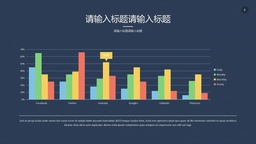
#> input picture Screen-Shooting Robust Watermark Based on Style Transfer and Structural Re-Parameterization/reconstructed.jpg, 256 x 144 px, shrunk from 1920 x 1080 before the run
$ python -i markers.py   (imports and definitions only)
#> lines starting #> are read from the running program, lines starting #| are printed output that depends on the picture; after the words box and inside, x2 and y2 are one past the last pixel; in counts of white or black regions, pixels touching at a corner belong together
#!/usr/bin/env python3
# -*- coding: utf-8 -*-
"""
experiment/markers.py
=====================
屏摄四角 ArUco + 粗白边框：显示合成与批量检测共用。

角点 ID（DICT_4X4_50）
----------------------
  0 = 左上 TL    1 = 右上 TR
  3 = 左下 BL    2 = 右下 BR

标记放在宿主图外侧；用各标记「朝向内容」的那一角估计宿主四角，再透视到 out_size。
"""

from __future__ import annotations

from dataclasses import dataclass
from typing import Dict, List, Optional, Sequence, Tuple

import cv2
import numpy as np

# 固定字典与 ID，检测端必须一致
ARUCO_DICT_ID = cv2.aruco.DICT_4X4_50
MARKER_TL, MARKER_TR, MARKER_BR, MARKER_BL = 0, 1, 2, 3
REQUIRED_IDS = (MARKER_TL, MARKER_TR, MARKER_BR, MARKER_BL)


@dataclass
class BoardLayout:
    """一帧合成画面的几何（像素，相对 board）。"""

    board_w: int
    board_h: int
    content_x0: int
    content_y0: int
    content_x1: int
    content_y1: int
    marker_size: int
    gap: int
    border: int


def _get_dictionary():
    return cv2.aruco.getPredefinedDictionary(ARUCO_DICT_ID)


def _get_detector():
    dictionary = _get_dictionary()
    # OpenCV 4.7+ Detector；旧版回退 detectMarkers
    if hasattr(cv2.aruco, "ArucoDetector"):
        params = cv2.aruco.DetectorParameters()
        # 抗模糊：放宽阈值 / 周长 / 多边形近似
        if hasattr(params, "adaptiveThreshWinSizeMin"):
            params.adaptiveThreshWinSizeMin = 3
            params.adaptiveThreshWinSizeMax = 73
            params.adaptiveThreshWinSizeStep = 4
        if hasattr(params, "minMarkerPerimeterRate"):
            params.minMarkerPerimeterRate = 0.01
        if hasattr(params, "maxMarkerPerimeterRate"):
            params.maxMarkerPerimeterRate = 4.0
        if hasattr(params, "polygonalApproxAccuracyRate"):
            params.polygonalApproxAccuracyRate = 0.08
        if hasattr(params, "minCornerDistanceRate"):
            params.minCornerDistanceRate = 0.02
        if hasattr(params, "minDistanceToBorder"):
            params.minDistanceToBorder = 1
        if hasattr(params, "cornerRefinementMethod"):
            params.cornerRefinementMethod = cv2.aruco.CORNER_REFINE_NONE
        return cv2.aruco.ArucoDetector(dictionary, params), True
    return dictionary, False


_MARKER_CACHE: dict = {}


# [122 lines left out: functions make_marker_bgr, compose_board_bgr, not called in this run]


def _detect_aruco(gray: np.ndarray):
    detector, is_new = _get_detector()
    if is_new:
        corners, ids, _ = detector.detectMarkers(gray)
    else:
        corners, ids, _ = cv2.aruco.detectMarkers(gray, detector)
    return corners, ids


# [120 lines left out: functions _collect_partial_corners, _complete_quad_from_partial, not called in this run]


def _quad_geometry_score(quad: np.ndarray, img_h: int, img_w: int) -> float:
    """几何合理性 0~1：凸、面积、长宽比。"""
    if quad is None or quad.shape != (4, 2):
        return 0.0
    margin = 0.08
    for x, y in quad:
        if x < -margin * img_w or x > (1 + margin) * img_w:
            return 0.0
        if y < -margin * img_h or y > (1 + margin) * img_h:
            return 0.0

    q = quad.astype(np.float32)

    def cross(o, a, b):
        return (a[0] - o[0]) * (b[1] - o[1]) - (a[1] - o[1]) * (b[0] - o[0])

    signs = [cross(q[i], q[(i + 1) % 4], q[(i + 2) % 4]) for i in range(4)]
    if any(abs(s) < 1e-6 for s in signs):
        return 0.1
    if not (all(s > 0 for s in signs) or all(s < 0 for s in signs)):
        return 0.0

    area = abs(cv2.contourArea(q))
    img_area = float(img_h * img_w)
    ar = area / max(img_area, 1.0)
    if ar < 0.02 or ar > 0.95:
        return 0.15

    edges = [float(np.linalg.norm(q[(i + 1) % 4] - q[i])) for i in range(4)]
    if min(edges) < 1e-3:
        return 0.0
    ratio = max(edges) / min(edges)
    if ratio > 8:
        return 0.2

    area_s = float(np.clip((ar - 0.02) / 0.4, 0.0, 1.0))
    ratio_s = float(np.clip(1.0 - (ratio - 1.0) / 7.0, 0.0, 1.0))
    return 0.45 * area_s + 0.55 * ratio_s


def estimate_confidence(
    n_markers: int,
    method: str,
    geo: float,
    *,
    fallback: str = "",
) -> float:
    """
    综合置信度 0~1。

    - 4 角齐全 ≈ 0.85–1.0
    - 3 角补全 ≈ 0.65–0.85
    - 2 角估计 ≈ 0.45–0.70
    - 仅白框 ≈ 0.40–0.65
    """
    base = {
        "full": 0.92,
        "para3": 0.72,
        "diag_axis": 0.58,
        "edge_down": 0.52,
        "edge_up": 0.52,
        "edge_right": 0.52,
        "edge_left": 0.52,
        "white_frame": 0.45,
        "white_pads": 0.55,  # 糊到解不出 ArUco，四角白垫（优先于整屏白框）
    }.get(method, 0.40)

    if fallback == "white_frame" and method != "white_frame":
        base = max(base, 0.50)
    if n_markers >= 4:
        base = max(base, 0.90)
    elif n_markers == 3:
        base = max(base, 0.68)
    elif n_markers == 2:
        base = min(base, 0.65)

    # 与几何分融合
    conf = 0.55 * base + 0.45 * (0.3 + 0.7 * geo)
    return float(np.clip(conf, 0.0, 1.0))


def detect_content_quad(
    bgr: np.ndarray,
    *,
    scales: Sequence[float] = (1.0, 1.5, 0.75, 2.0, 2.5),
    min_confidence: float = 0.25,
) -> Tuple[Optional[np.ndarray], dict]:
    """
    多尺度 ArUco 检测内容四边形；允许缺角补全。

    当 ``confidence >= min_confidence`` 时返回 quad，否则 None。
    默认阈值较低：运动模糊时宁可粗截，也不轻易失败。
    """
    if bgr is None or bgr.size == 0:
        return None, {"ok": False, "reason": "empty", "confidence": 0.0}

    h, w = bgr.shape[:2]
    gray0 = cv2.cvtColor(bgr, cv2.COLOR_BGR2GRAY)
    clahe = cv2.createCLAHE(clipLimit=2.0, tileGridSize=(8, 8))
    variants = [
        ("raw", gray0),
        ("clahe", clahe.apply(gray0)),
        ("sharp", cv2.addWeighted(gray0, 1.6, cv2.GaussianBlur(gray0, (0, 0), 1.5), -0.6, 0)),
        ("eq", cv2.equalizeHist(gray0)),
    ]

    candidates: List[Tuple[np.ndarray, dict]] = []

    for vname, gray in variants:
        for sc in scales:
            if abs(sc - 1.0) < 1e-6:
                g = gray
            else:
                g = cv2.resize(
                    gray, None, fx=sc, fy=sc, interpolation=cv2.INTER_LINEAR
                )
            corners, ids = _detect_aruco(g)
            if ids is None or len(ids) == 0:
                continue
            if abs(sc - 1.0) > 1e-6:
                corners = [c / sc for c in corners]

            found = sorted(int(x) for x in ids.flatten())
            n_req = sum(1 for m in REQUIRED_IDS if m in found)
            if n_req < 2:
                continue

            partial = _collect_partial_corners(corners, ids)
            # 只保留四个标准 ID 的内容角
            partial = {k: v for k, v in partial.items() if k in REQUIRED_IDS}
            quad, method = _complete_quad_from_partial(partial)
            if quad is None:
                continue
            geo = _quad_geometry_score(quad, h, w)
            conf = estimate_confidence(n_req, method, geo)
            meta = {
                "ok": conf >= min_confidence,
                "variant": vname,
                "scale": sc,
                "ids": found,
                "n_required": n_req,
                "method": method,
                "geo": round(geo, 3),
                "confidence": round(conf, 3),
            }
            candidates.append((quad, meta))
            if n_req == 4 and conf >= 0.85:
                return quad, meta

    # 糊到解不出码：用四角白色标记垫估计内容框（可不严格）
    quad_pads, meta_pads = _detect_white_pad_quad(bgr)
    if quad_pads is not None:
        quad_pads = _shrink_quad(quad_pads, 0.90)
        geo = _quad_geometry_score(quad_pads, h, w)
        conf = estimate_confidence(0, "white_pads", geo, fallback="white_pads")
        if geo >= 0.30:
            conf = max(conf, 0.40)
        meta_pads.update(
            {
                "ok": conf >= min_confidence,
                "fallback": "white_pads",
                "method": "white_pads",
                "geo": round(geo, 3),
                "confidence": round(conf, 3),
            }
        )
        candidates.append((quad_pads, meta_pads))

    # 白框兜底（偏外，再向内收一圈）
    quad2, meta2 = _detect_white_frame_quad(bgr)
    if quad2 is not None:
        quad2 = _shrink_quad(quad2, 0.82)
        geo = _quad_geometry_score(quad2, h, w)
        conf = estimate_confidence(0, "white_frame", geo, fallback="white_frame")
        if geo >= 0.30:
            conf = max(conf, 0.32)
        meta2.update(
            {
                "ok": conf >= min_confidence,
                "fallback": "white_frame",
                "method": "white_frame",
                "n_required": 0,
                "ids": [],
                "geo": round(geo, 3),
                "confidence": round(conf, 3),
            }
        )
        candidates.append((quad2, meta2))

    if not candidates:
        return None, {"ok": False, "reason": "no_markers", "confidence": 0.0}

    # 选置信最高
    candidates.sort(key=lambda x: x[1].get("confidence", 0.0), reverse=True)
    best_quad, best_meta = candidates[0]
    if best_meta.get("confidence", 0.0) >= min_confidence:
        best_meta["ok"] = True
        return best_quad, best_meta

    best_meta["ok"] = False
    best_meta["reason"] = (
        f"low_confidence {best_meta.get('confidence')} < {min_confidence}"
    )
    return None, best_meta


def _order_quad_tl_tr_br_bl(pts: np.ndarray) -> np.ndarray:
    pts = pts.reshape(-1, 2).astype(np.float32)
    s = pts.sum(axis=1)
    diff = np.diff(pts, axis=1).flatten()
    tl = pts[np.argmin(s)]
    br = pts[np.argmax(s)]
    tr = pts[np.argmin(diff)]
    bl = pts[np.argmax(diff)]
    return np.array([tl, tr, br, bl], dtype=np.float32)


def _shrink_quad(quad: np.ndarray, scale: float) -> np.ndarray:
    """相对中心缩放四边形（scale<1 向内收，粗截时去掉外围标记带）。"""
    q = quad.astype(np.float32).reshape(4, 2)
    c = q.mean(axis=0)
    return (c + (q - c) * float(scale)).astype(np.float32)


def _detect_white_pad_quad(bgr: np.ndarray) -> Tuple[Optional[np.ndarray], dict]:
    """
    运动模糊时 ArUco 解不出码，改找四角「白底标记垫」估计内容框。

    截取不必严格：用各垫朝向中心的内角，略包住宿主图即可。
    """
    gray = cv2.cvtColor(bgr, cv2.COLOR_BGR2GRAY)
    h, w = gray.shape[:2]
    img_area = float(h * w)
    best_quad: Optional[np.ndarray] = None
    best_meta: dict = {"ok": False, "reason": "no_pads"}
    best_geo = -1.0

    for thr in (170, 185, 200, 215, 230):
        blur = cv2.GaussianBlur(gray, (7, 7), 0)
        _, th = cv2.threshold(blur, thr, 255, cv2.THRESH_BINARY)
        th = cv2.morphologyEx(th, cv2.MORPH_CLOSE, np.ones((3, 3), np.uint8), iterations=1)
        cnts, _ = cv2.findContours(th, cv2.RETR_EXTERNAL, cv2.CHAIN_APPROX_SIMPLE)
        pads: List[Tuple[float, float, float, int, int, int, int]] = []
        for c in cnts:
            area = float(cv2.contourArea(c))
            # 标记垫：比高光内容块小，比噪点大
            if area < 0.0002 * img_area or area > 0.012 * img_area:
                continue
            x, y, bw, bh = cv2.boundingRect(c)
            ar = bw / max(bh, 1)
            if ar < 0.35 or ar > 2.8:
                continue
            fill = area / float(bw * bh + 1e-6)
            if fill < 0.30:
                continue
            pads.append((x + bw * 0.5, y + bh * 0.5, area, x, y, bw, bh))

        if len(pads) < 4:
            continue

        # 按面积聚一类（四角标记尺寸接近）
        pads_sorted = sorted(pads, key=lambda t: t[2], reverse=True)
        for ref in pads_sorted[:8]:
            group = [p for p in pads if 0.35 * ref[2] <= p[2] <= 2.8 * ref[2]]
            if len(group) < 4:
                continue

            xs = [p[0] for p in group]
            ys = [p[1] for p in group]
            mx, my = float(np.median(xs)), float(np.median(ys))

            tl = [p for p in group if p[0] <= mx and p[1] <= my]
            tr = [p for p in group if p[0] > mx and p[1] <= my]
            bl = [p for p in group if p[0] <= mx and p[1] > my]
            br = [p for p in group if p[0] > mx and p[1] > my]
            if not (tl and tr and bl and br):
                continue

            def farthest(bucket):
                return max(bucket, key=lambda p: (p[0] - mx) ** 2 + (p[1] - my) ** 2)

            p_tl, p_tr, p_br, p_bl = (
                farthest(tl),
                farthest(tr),
                farthest(br),
                farthest(bl),
            )

            # 各垫「朝向内容」的内角（不严格，允许多包一点标记）
            def inner(pad, which: str) -> np.ndarray:
                _, _, _, x, y, bw, bh = pad
                inset = 0.15
                if which == "tl":
                    return np.array(
                        [x + bw * (1 - inset), y + bh * (1 - inset)], dtype=np.float32
                    )
                if which == "tr":
                    return np.array(
                        [x + bw * inset, y + bh * (1 - inset)], dtype=np.float32
                    )
                if which == "br":
                    return np.array(
                        [x + bw * inset, y + bh * inset], dtype=np.float32
                    )
                return np.array(
                    [x + bw * (1 - inset), y + bh * inset], dtype=np.float32
                )

            quad = np.array(
                [
                    inner(p_tl, "tl"),
                    inner(p_tr, "tr"),
                    inner(p_br, "br"),
                    inner(p_bl, "bl"),
                ],
                dtype=np.float32,
            )
            geo = _quad_geometry_score(quad, h, w)
            if geo > best_geo:
                best_geo = geo
                best_quad = quad
                best_meta = {
                    "ok": True,
                    "n_required": 0,
                    "ids": [],
                    "thr": thr,
                    "n_pads": len(group),
                }

    if best_quad is None:
        return None, best_meta
    return best_quad, best_meta


def _detect_white_frame_quad(bgr: np.ndarray) -> Tuple[Optional[np.ndarray], dict]:
    """亮边框兜底（次优，糊得很时可碰运气）。"""
    gray = cv2.cvtColor(bgr, cv2.COLOR_BGR2GRAY)
    h, w = gray.shape[:2]
    img_area = float(h * w)
    blur = cv2.GaussianBlur(gray, (5, 5), 0)

    for thr_mode in ("otsu", 180, 200, 220):
        if thr_mode == "otsu":
            _, th = cv2.threshold(blur, 0, 255, cv2.THRESH_BINARY + cv2.THRESH_OTSU)
        else:
            _, th = cv2.threshold(blur, int(thr_mode), 255, cv2.THRESH_BINARY)
        th = cv2.morphologyEx(th, cv2.MORPH_CLOSE, np.ones((5, 5), np.uint8), iterations=2)
        cnts, _ = cv2.findContours(th, cv2.RETR_EXTERNAL, cv2.CHAIN_APPROX_SIMPLE)
        if not cnts:
            continue
        cnts = sorted(cnts, key=cv2.contourArea, reverse=True)
        for c in cnts[:12]:
            area = cv2.contourArea(c)
            if area < 0.04 * img_area or area > 0.98 * img_area:
                continue
            peri = cv2.arcLength(c, True)
            for eps in (0.02, 0.04, 0.06):
                approx = cv2.approxPolyDP(c, eps * peri, True)
                if len(approx) == 4 and cv2.isContourConvex(approx):
                    quad = _order_quad_tl_tr_br_bl(approx)
                    return quad, {"ok": True, "n_required": 0, "ids": []}
            # 凸包四点
            hull = cv2.convexHull(c)
            if len(hull) >= 4:
                peri_h = cv2.arcLength(hull, True)
                approx = cv2.approxPolyDP(hull, 0.05 * peri_h, True)
                if len(approx) == 4:
                    quad = _order_quad_tl_tr_br_bl(approx)
                    return quad, {"ok": True, "n_required": 0, "ids": []}
    return None, {"ok": False, "reason": "no_quad"}


# [44 lines left out: functions warp_content, draw_debug, not called in this run]

>>> import cv2
>>> picture = cv2.imread('../Screen-Shooting Robust Watermark Based on Style Transfer and Structural Re-Parameterization/reconstructed.jpg')
#> picture is the input picture: shape (144, 256, 3); mean B, G, R 92, 75.5, 62
>>> result = detect_content_quad(picture)
#> in detect_content_quad, `gray0 = cv2.cvtColor(bgr, cv2.COLOR_BGR2GRAY)`:
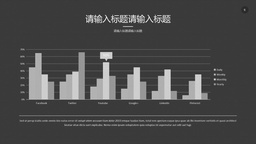
#> gray0: shape (144, 256); min 33, max 238, mean 73.3
#> the loop in detect_content_quad, `for vname, gray in variants:` made 4 passes
#> vname on passes 1 to 4: 'raw', 'clahe', 'sharp', 'eq'
#> after the loop in detect_content_quad, `for vname, gray in variants:`:
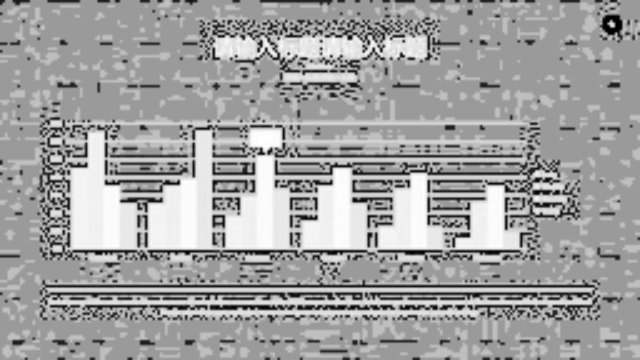
#> g: shape (360, 640); min 0, max 255, mean 159.7
#> after the loop in detect_content_quad, `for vname, gray in variants:`: candidates = []
#> the loop in _detect_white_pad_quad, `for thr in (170, 185, 200, 215, 230):` made 5 passes
#> pass 1, in _detect_white_pad_quad, `blur = cv2.GaussianBlur(gray, (7, 7), 0)`:
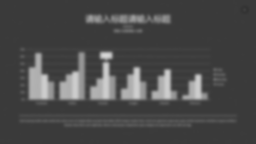
#> blur: shape (144, 256); min 51, max 215, mean 73.3
#> pass 1, in _detect_white_pad_quad, `_, th = cv2.threshold(blur, thr, 255, cv2.THRESH_BINARY)`:
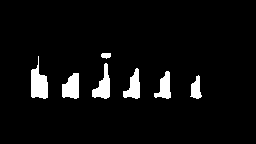
#> th: shape (144, 256); 5.2% white; 7 white regions, largest, box (x1, y1, x2, y2) and area: (31, 56, 48, 99) 446, (62, 73, 79, 99) 342, (92, 63, 110, 99) 332
#> pass 2, in _detect_white_pad_quad, `_, th = cv2.threshold(blur, thr, 255, cv2.THRESH_BINARY)`:
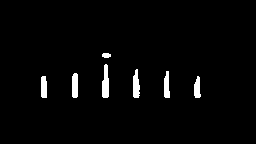
#> th: shape (144, 256); 2.4% white; 7 white regions, largest, box (x1, y1, x2, y2) and area: (102, 64, 109, 98) 187, (133, 69, 140, 98) 157, (72, 73, 78, 98) 143
#> after the loop in _detect_white_pad_quad, `for thr in (170, 185, 200, 215, 230):`: th: shape (144, 256); every value is 0
#> after the loop in _detect_white_pad_quad, `for thr in (170, 185, 200, 215, 230):`: best_geo = 0.394; best_meta = {'ok': True, 'n_required': 0, 'ids': [], 'thr': 170, 'n_pads': 6}; best_quad = [[45.45, 92.55], [125.6, 94.35], [191.8, 78.6], [76.45, 76.9]]
#> in detect_content_quad, `quad_pads, meta_pads = _detect_white_pad_quad(bgr)`: quad_pads has the same summary as best_quad in _detect_white_pad_quad; meta_pads has the same summary as best_meta in _detect_white_pad_quad
#> in _shrink_quad, `q = quad.astype(np.float32).reshape(4, 2)`: q has the same summary as best_quad in _detect_white_pad_quad
#> in _shrink_quad, `c = q.mean(axis=0)`: c = [109.8, 85.6]
#> in detect_content_quad, `quad_pads = _shrink_quad(quad_pads, 0.90)`: quad_pads = [[51.89, 91.86], [124, 93.47], [183.6, 79.3], [79.79, 77.77]]
#> in detect_content_quad, `geo = _quad_geometry_score(quad_pads, h, w)`: geo = 0.385
#> in estimate_confidence, `conf = 0.55 * base + 0.45 * (0.3 + 0.7 * geo)`: conf = 0.559
#> the loop in _detect_white_frame_quad, `for thr_mode in ("otsu", 180, 200, 220):` made 1 pass
#> pass 1, in _detect_white_frame_quad, `_, th = cv2.threshold(blur, 0, 255, cv2.THRESH_BINARY + cv2.THRESH_OTSU)`:
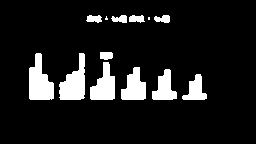
#> th: shape (144, 256); 10.9% white; 13 white regions (2 under 20 px), largest, box (x1, y1, x2, y2) and area: (29, 53, 54, 100) 783, (59, 53, 85, 100) 746, (90, 62, 115, 100) 609
#> pass 1, in _detect_white_frame_quad, `th = cv2.morphologyEx(th, cv2.MORPH_CLOSE, np.ones((5, 5), np.uint8), ..`:
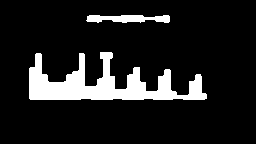
#> th: shape (144, 256); 12% white; 2 white regions, box (x1, y1, x2, y2) and area: (29, 52, 207, 100) 3938, (86, 15, 170, 23) 498
#> in detect_content_quad, `quad2, meta2 = _detect_white_frame_quad(bgr)`: quad2 = [[29, 68], [206, 98], [206, 98], [30, 99]]; meta2 = {'ok': True, 'n_required': 0, 'ids': []}
#> in detect_content_quad, `quad2 = _shrink_quad(quad2, 0.82)`: quad2 = [[44.97, 72.1], [190.1, 96.69], [190.1, 96.69], [45.79, 97.51]]
#> in detect_content_quad, `geo = _quad_geometry_score(quad2, h, w)`: geo = 0.1
#> in detect_content_quad, `conf = estimate_confidence(0, "white_frame", geo, fallback="white_fram..`: conf = 0.414
#> in detect_content_quad, `best_quad, best_meta = candidates[0]`: best_quad has the same summary as quad_pads; best_meta = 9 items
